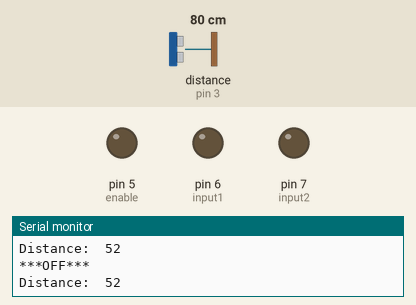
Simulated run of this sketch. Board: Arduino Uno, built with avr-gcc and run on an emulated ATmega328P. On the bench: output pins drawn as LEDs (lit = HIGH), the last lines printed to the serial monitor. Wiring (inferred from the names in the program): ultrasonic range finder: trigger pin 2; echo pin 3. Inputs (shaded band) come from the test bench; at power-on: distance to the obstacle (sensor on pin 3) 80 cm. The echo pulse lasts 58.3 µs per cm; pins used as bus, display or sensor lines are not drawn.

Above: at 1.2 s.
1.3 s: distance to the obstacle (sensor on pin 3) set to 28 cm
4.3 s: distance to the obstacle (sensor on pin 3) set to 23 cm
At 4.8 s:
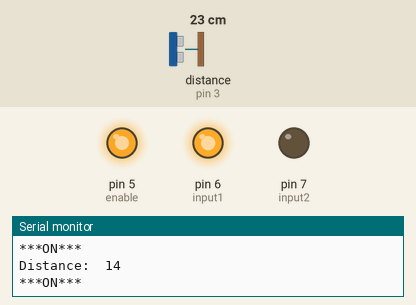
5.8 s: distance to the obstacle (sensor on pin 3) set to 7 cm
7.3 s: distance to the obstacle (sensor on pin 3) set to 4 cm
At 8.5 s:
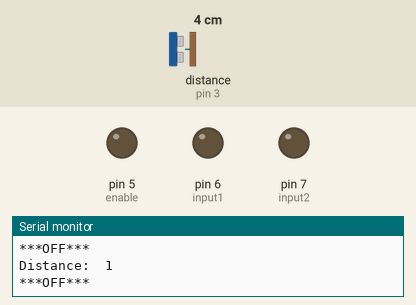
8.8 s: distance to the obstacle (sensor on pin 3) set to 18 cm
At 10.0 s:
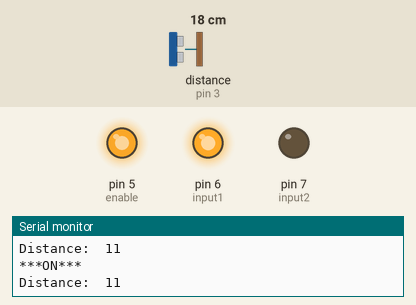
10.3 s: distance to the obstacle (sensor on pin 3) set to 2 cm
At 11.6 s:
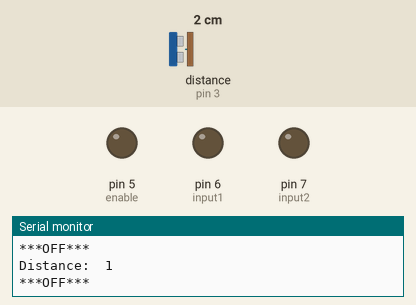
Timing chart, 0 to 13.3 s (numbered marks = the images above; inputs shaded):
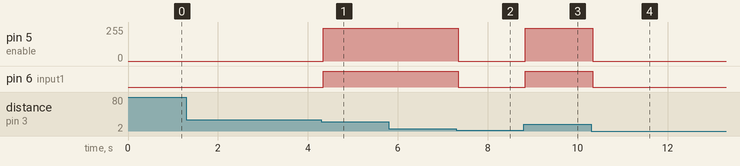

Measured:
- the behaviour switches between 26 and 25 cm on distance to the obstacle (sensor on pin 3) (found by bisection; images 0 and 1)
- the behaviour switches between 6 and 5 cm on distance to the obstacle (sensor on pin 3) (found by bisection; images 1 and 2)
- after the input at 4.3 s, pin 5 (enable): 0/255 → 244/255 at once; pin 6 (input1): LOW → HIGH at once
- after the input at 7.3 s, pin 5 (enable): 244/255 → 0/255 after 0.05 s; pin 6 (input1): HIGH → LOW after 0.05 s
- after the input at 8.8 s, pin 5 (enable): 0/255 → 244/255 at once; pin 6 (input1): LOW → HIGH at once
- after the input at 10.3 s, pin 5 (enable): 244/255 → 0/255 at once; pin 6 (input1): HIGH → LOW at once

The sketch:

lab7.ino
```cpp
const int trigPin = 2;
const int echoPin = 3;
long distance, duration;
int mapDistance;


const int enable = 5;
const int input1 = 6;
const int input2 = 7;

int i;

void setup() {
  // put your setup code here, to run once:
  pinMode(trigPin, OUTPUT);
  pinMode(echoPin, INPUT);
  Serial.begin(9600);


    //---set pin direction
  pinMode(enable,OUTPUT);
  pinMode(input1,OUTPUT);
  pinMode(input2,OUTPUT);
  Serial.begin(9600);
}

void loop() {
  // put your main code here, to run repeatedly:
  digitalWrite(trigPin, LOW);
  delayMicroseconds(2);
  digitalWrite(trigPin, HIGH);
  delayMicroseconds(10);
  digitalWrite(trigPin, LOW);

  duration = pulseIn(echoPin, HIGH);
  distance = duration*0.034/2;

  mapDistance = map(distance, 2, 30, 1, 20);
  Serial.print("Distance:  ");
  Serial.println(mapDistance);
  // Serial.println(distance);

  if (mapDistance >= 3 && mapDistance <= 15)
  {
    Serial.println("***ON***");
    digitalWrite(input1,HIGH); //one way
    digitalWrite(input2,LOW);
    analogWrite(enable,500); //enable on
  }
  else
  {
    Serial.println("***OFF***");
    digitalWrite(input1,LOW); //one way
    digitalWrite(input2,LOW);
    analogWrite(enable,0); //enable on
  }


}
```
